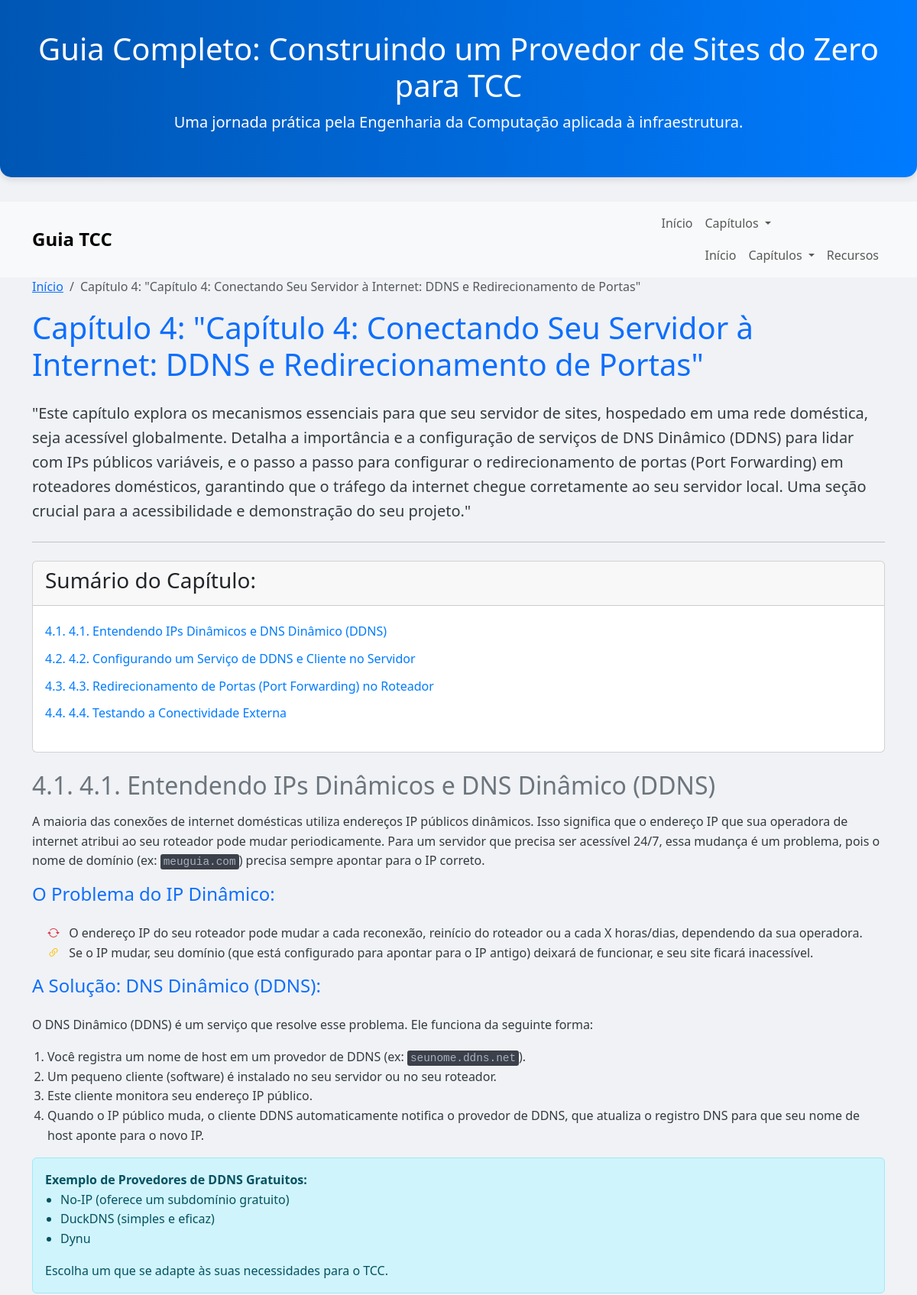
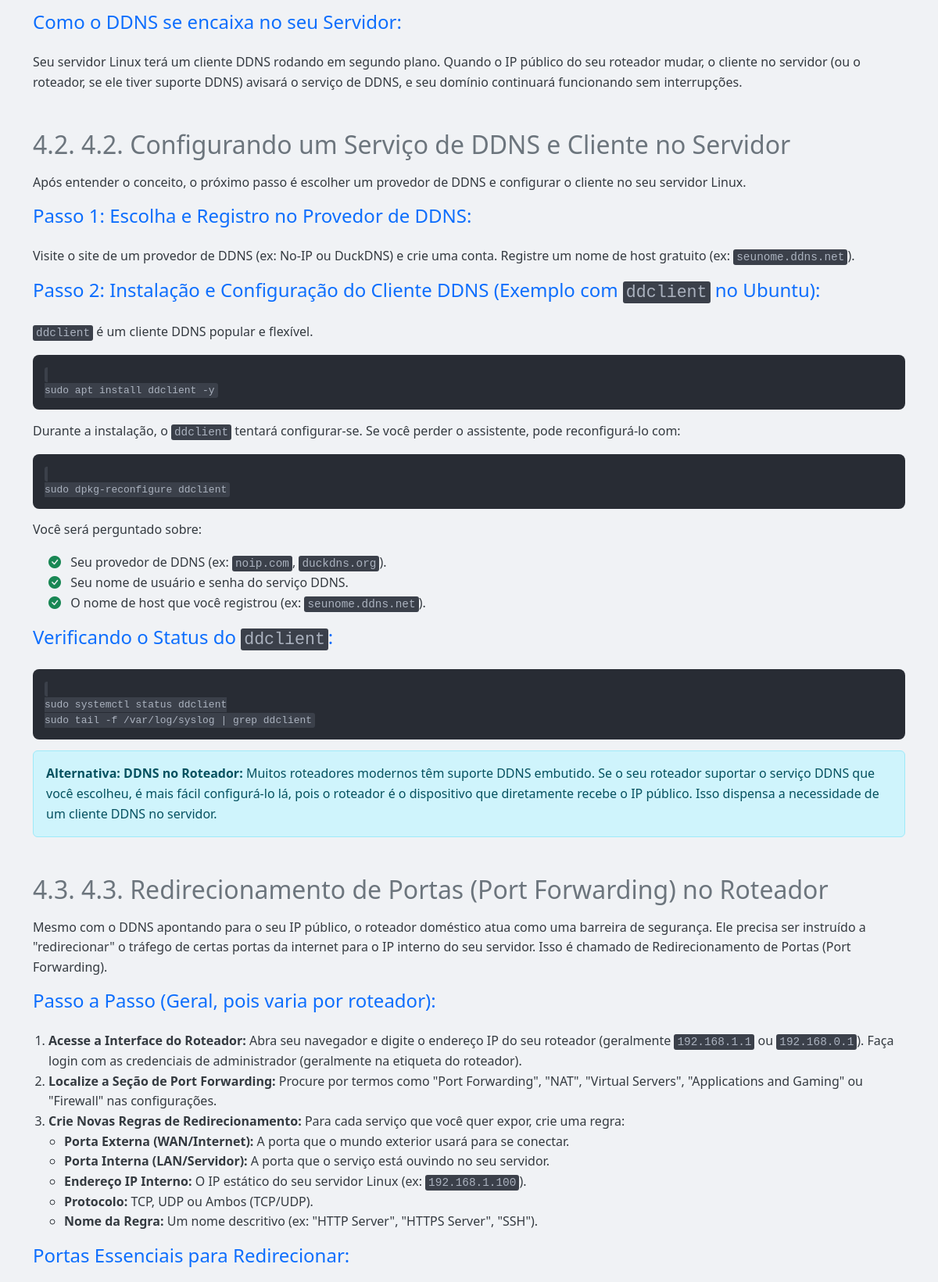
Screenshot of /capitulo-4-conectando-seu-servidor-a-internet-ddns-e-redirecionamento-de-portas/ (upper part) with the database file from the repository (2 pictures, top to bottom).
### conteudos_tcc/models.py (models this page shows, shortened)
class Capitulo(models.Model):
    titulo = models.CharField(max_length=200, help_text="Título principal do capítulo.")
    slug = models.SlugField(max_length=200, unique=True, blank=True,
                            help_text="URL amigável do capítulo (gerado automaticamente).")
    ordem = models.IntegerField(default=0, help_text="Ordem de exibição do capítulo.")
    resumo = models.TextField(blank=True, help_text="Um breve resumo do capítulo.")
    imagem_capa = models.ImageField(upload_to='capitulo_capas/', blank=True, null=True, help_text="Imagem de capa para o capítulo.")
    data_criacao = models.DateTimeField(auto_now_add=True)
    data_atualizacao = models.DateTimeField(auto_now=True)
    class Meta:
        ordering = ['ordem', 'titulo'] # Define a ordem padrão dos capítulos
        verbose_name = "Capítulo"
        verbose_name_plural = "Capítulos"

class Secao(models.Model):
    capitulo = models.ForeignKey(Capitulo, on_delete=models.CASCADE, related_name='secoes',
                                 help_text="Capítulo ao qual esta seção pertence.")
    titulo = models.CharField(max_length=200, help_text="Título da seção.")
    slug = models.SlugField(max_length=200, unique=True, blank=True,
                            help_text="URL amigável da seção (gerado automaticamente).")
    ordem = models.IntegerField(default=0, help_text="Ordem de exibição da seção dentro do capítulo.")
    conteudo_html = models.TextField(blank=True, help_text="Conteúdo HTML da seção. Use tags HTML aqui.")
    imagem_ilustrativa = models.ImageField(upload_to='secao_imagens/', blank=True, null=True, help_text="Imagem para ilustrar a seção.")
    data_criacao = models.DateTimeField(auto_now_add=True)
    data_atualizacao = models.DateTimeField(auto_now=True)
    class Meta:
        ordering = ['capitulo__ordem', 'ordem', 'titulo'] # Ordem padrão das seções
        unique_together = ('capitulo', 'slug') # Garante slug único por capítulo
        verbose_name = "Seção"
        verbose_name_plural = "Seções"

### conteudos_tcc/views.py (the view)
# urls.py: path('<slug:capitulo_slug>/', views.detalhe_capitulo, name='detalhe_capitulo'),
def detalhe_capitulo(request, capitulo_slug):
    capitulo = get_object_or_404(Capitulo, slug=capitulo_slug)
    secoes = capitulo.secoes.all().order_by('ordem')
    todos_capitulos = Capitulo.objects.all().order_by('ordem')
    context = {
        'capitulo': capitulo,
        'secoes': secoes,
        'todos_capitulos': todos_capitulos,
    }
    return render(request, 'conteudos_tcc/detalhe_capitulo.html', context)

### conteudos_tcc/templates/conteudos_tcc/detalhe_capitulo.html (shortened to what this page needs)
{% extends 'base.html' %}
{% block content %}
    <nav aria-label="breadcrumb">
        <ol class="breadcrumb">
            <li class="breadcrumb-item"><a href="{% url 'home_page' %}">Início</a></li>
            <li class="breadcrumb-item active" aria-current="page">Capítulo {{ capitulo.ordem }}: {{ capitulo.titulo }}</li>
        </ol>
    </nav>
    <h1 class="mb-4 text-primary">Capítulo {{ capitulo.ordem }}: {{ capitulo.titulo }}</h1>
    {% if capitulo.resumo %}
        <p class="lead mb-4">{{ capitulo.resumo|safe }}</p>
    {% endif %}
    <hr class="my-4">
    {% if secoes %}
        <div class="card mb-4">
            <div class="card-header">
                <h3>Sumário do Capítulo:</h3>
            </div>
            <div class="card-body toc-list">
                <ul>
                    {% for secao in secoes %}
                        <li><a href="#secao-{{ secao.slug }}">{{ capitulo.ordem }}.{{ secao.ordem }}. {{ secao.titulo }}</a></li>
                    {% endfor %}
                </ul>
            </div>
        </div>
        {% for secao in secoes %}
            <section class="mb-5">
                <h2 id="secao-{{ secao.slug }}" class="mb-3 text-secondary">{{ capitulo.ordem }}.{{ secao.ordem }}. {{ secao.titulo }}</h2>
                <div class="section-content">
                    {{ secao.conteudo_html|safe }}
                </div>
            </section>
        {% endfor %}
    {% else %}
        <div class="alert alert-info alert-custom text-center" role="alert">
            <p class="mb-0">Nenhuma seção disponível para este capítulo ainda. Por favor, adicione seções através do <a href="/admin/" class="alert-link">painel de administração</a>.</p>
        </div>
    {% endif %}
{% endblock %}

### conteudos_tcc/templates/base.html (style rules this page uses)
body { font-family: 'Segoe UI', Tahoma, Geneva, Verdana, sans-serif; background-color: #f0f2f5; color: #343a40; line-height: 1.6; }
.code-block { background-color: #282c34; color: #abb2bf; padding: 15px; border-radius: 8px; overflow-x: auto; font-family: 'Fira Code', 'Cascadia Code', monospace; font-size: 0.9em; line-height: 1.4; margin-top: 1em; margin-bottom: 1em; }
.toc-list ul { list-style: none; padding-left: 0; }
.toc-list ul li a { text-decoration: none; color: #007bff; padding: 5px 0; display: block; border-radius: 5px; transition: background-color 0.2s; }
.section-content p, .section-content ul, .section-content ol, .section-content h1, .section-content h2, .section-content h3, .section-content h4, .section-content h5, .section-content h6 { margin-bottom: 1em; }
.section-content ul, .section-content ol { padding-left: 20px; }
.section-content pre { background-color: #282c34; color: #abb2bf; padding: 15px; border-radius: 8px; overflow-x: auto; font-family: 'Fira Code', 'Cascadia Code', monospace; font-size: 0.9em; line-height: 1.4; margin-top: 1em; margin-bottom: 1em; }
.section-content code { font-family: 'Fira Code', 'Cascadia Code', monospace; background-color: #3b404a; color: #abb2bf; padding: 2px 4px; border-radius: 3px; font-size: 0.9em; }

### rows the page displays
Capitulo: ordem "4", titulo "\"Capítulo 4: Conectando Seu Servidor à Internet: DDNS e Redirecionamento de Portas\"", resumo "\"Este capítulo explora os mecanismos essenciais para que seu servidor de sites, hospedado em uma rede doméstica, seja acessível globalmente. Detalha a importância e a configuração de serviços de DNS Dinâmico (DDNS) para lidar com IPs públicos variáveis, e o passo a passo para configurar o redirecionamento de portas (Port Forwarding) em roteadores domésticos, garantindo que o tráfego da internet chegue corretamente ao seu servidor local. Uma seção crucial para a acessibilidade e demonstração do seu projeto.\""
Secao: ordem "1", titulo "4.1. Entendendo IPs Dinâmicos e DNS Dinâmico (DDNS)", conteudo_html "A maioria das conexões de internet domésticas utiliza endereços IP públicos dinâmicos. Isso significa que o endereço IP que sua operadora de internet atribui ao seu roteador pode mudar periodicamente. Para um servidor que precisa ser acessível 24/7, essa mudança é um problema, pois o nome de domínio (ex: meuguia.com ) precisa sempre apontar para o IP correto. O Problema do IP Dinâmico: O endereço IP do seu roteador pode mudar a cada reconexão, reinício do roteador ou a cada X horas/dias, dependendo da sua operadora. Se o IP mudar, seu domínio (que está configurado para apontar para o IP antigo) deixará de funcionar, e seu site ficará inacessível. A Solução: DNS Dinâmico (DDNS): O DNS…"
Secao: ordem "2", titulo "4.2. Configurando um Serviço de DDNS e Cliente no Servidor", conteudo_html "Após entender o conceito, o próximo passo é escolher um provedor de DDNS e configurar o cliente no seu servidor Linux. Passo 1: Escolha e Registro no Provedor de DDNS: Visite o site de um provedor de DDNS (ex: No-IP ou DuckDNS) e crie uma conta. Registre um nome de host gratuito (ex: seunome.ddns.net ). Passo 2: Instalação e Configuração do Cliente DDNS (Exemplo com ddclient no Ubuntu): ddclient é um cliente DDNS popular e flexível. sudo apt install ddclient -y Durante a instalação, o ddclient tentará configurar-se. Se você perder o assistente, pode reconfigurá-lo com: sudo dpkg-reconfigure ddclient Você será perguntado sobre: Seu provedor de DDNS (ex: noip.com , duckdns.org ). Seu nome de…"
Secao: ordem "3", titulo "4.3. Redirecionamento de Portas (Port Forwarding) no Roteador", conteudo_html "Mesmo com o DDNS apontando para o seu IP público, o roteador doméstico atua como uma barreira de segurança. Ele precisa ser instruído a \"redirecionar\" o tráfego de certas portas da internet para o IP interno do seu servidor. Isso é chamado de Redirecionamento de Portas (Port Forwarding). Passo a Passo (Geral, pois varia por roteador): Acesse a Interface do Roteador: Abra seu navegador e digite o endereço IP do seu roteador (geralmente 192.168.1.1 ou 192.168.0.1 ). Faça login com as credenciais de administrador (geralmente na etiqueta do roteador). Localize a Seção de Port Forwarding: Procure por termos como \"Port Forwarding\", \"NAT\", \"Virtual Servers\", \"Applications and Gaming\" ou \"Firewall\"…"
Secao: ordem "4", titulo "4.4. Testando a Conectividade Externa"
